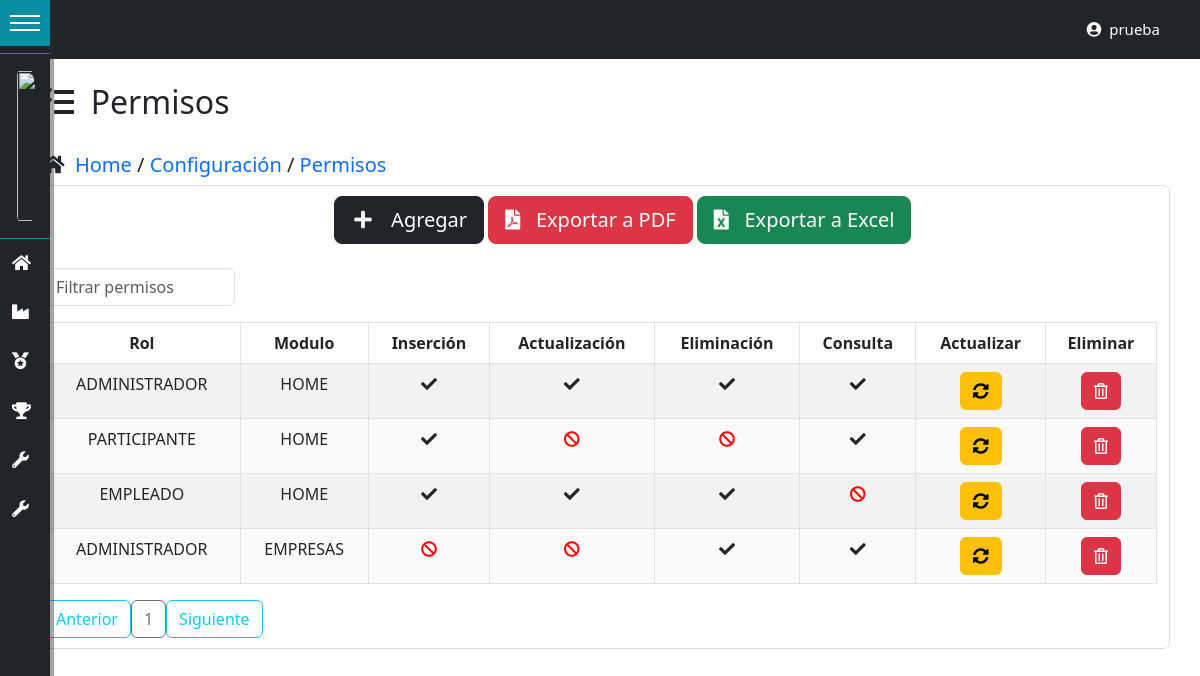
Page /permisos/ (signed in) on the committed database.
### tables this page shows
CREATE TABLE IF NOT EXISTS `permisos` (
  `id_rol` int(11) NOT NULL,
  `id_modulo` int(11) NOT NULL,
  `tipo_modulo` enum('Home','Empresas','Sorteos','Premios','Configuración','Administración') NOT NULL,
  `permiso_insercion` varchar(5) NOT NULL,
  `permiso_actualizacion` varchar(5) NOT NULL,
  `permiso_eliminacion` varchar(5) NOT NULL,
  `permiso_consulta` varchar(5) NOT NULL,
  `creado_por` varchar(50) NOT NULL,
  `fecha_creacion` datetime NOT NULL,
  `modificado_por` varchar(50) DEFAULT NULL,
  `fecha_modificacion` datetime DEFAULT NULL,
  KEY `Índice 1` (`id_rol`),
  KEY `Índice 2` (`id_modulo`)
);

CREATE TABLE IF NOT EXISTS `roles` (
  `id_rol` int(11) NOT NULL AUTO_INCREMENT,
  `rol` varchar(50) NOT NULL,
  `descripcion` varchar(200) NOT NULL,
  `creado_por` varchar(50) NOT NULL,
  `fecha_creacion` datetime NOT NULL,
  `modificado_por` varchar(50) DEFAULT NULL,
  `fecha_modificacion` datetime DEFAULT NULL,
  PRIMARY KEY (`id_rol`) USING BTREE
);

CREATE TABLE IF NOT EXISTS `modulos` (
  `id_modulo` int(11) NOT NULL AUTO_INCREMENT,
  `modulo` varchar(100) NOT NULL,
  `descripcion` varchar(100) NOT NULL,
  `tipo_modulo` enum('Home','Empresas','Sorteos','Premios','Configuracion','Administracion') NOT NULL,
  `creado_por` varchar(50) NOT NULL,
  `fecha_creacion` datetime NOT NULL,
  `modificado_por` varchar(50) DEFAULT NULL,
  `fecha_modificacion` datetime DEFAULT NULL,
  PRIMARY KEY (`id_modulo`)
);

### controladores/vistasControlador.php (called while the page is built, shortened)
<?php
	class vistasControlador extends vistasModelo{
		public function obtener_plantilla_controlador(){
			return require_once "./vistas/plantilla.php";
		}
	}

### index.php (called while the page is built, shortened)
<?php
	require_once "./controladores/vistasControlador.php";
	$plantilla = new vistasControlador();
	$plantilla->obtener_plantilla_controlador();

### config/conexion.php (called while the page is built, shortened)
<?php
class ConexionBD{
    protected $manejador = "mysql";
    private static $servidor = "localhost";
    private static $usuario = "root";
    private static $pass = "";
    protected $db_name = "dbsorteo";
    protected function getConexion(){
        try{
            $parametros=array(PDO::ATTR_PERSISTENT=>true,PDO::MYSQL_ATTR_INIT_COMMAND=>"SET NAMES utf8");
            $this->conexion=new PDO($this->manejador.":host=".self::$servidor.";dbname=".$this->db_name,self::$usuario,self::$pass,$parametros);
            return $this->conexion;
        }
        catch(PDOException $e){
            echo 'Error en la conexion a la BD :'.$e->getMessage();
        }
    }
}

### DatosTablas/obtenerDatosPermisos.php (called while the page is built, shortened)
<?php
require_once("./config/conexion.php");
class obtenerDatosPermisos extends ConexionBD{
    public function datosPermisos(){
        $sql="SELECT r.rol, m.modulo,p.tipo_modulo, p.permiso_insercion, p.permiso_actualizacion,
        p.permiso_eliminacion, p.permiso_consulta,p.id_rol,p.id_modulo FROM permisos p
        inner join roles r on r.id_rol=p.id_rol
        inner join modulos m on m.id_modulo=p.id_modulo";
        $resultado=$this->conexion->query($sql) or die ($sql);
        return $resultado;
    }
}

### vistas/contenidos/permisos-view.php (the view, shortened to what this page needs)
<?php
include("./DatosTablas/obtenerDatosPermisos.php");
?>
<br>
<div class="container">
    <h2><i class="fas fa-tasks"></i>&nbsp; Permisos</h2>
</div>
<br>
<div class="container">
    <h5><i class="fas fa-home"></i>&nbsp;
    <a href="<?php echo SERVERURL?>dashboard/"> Home </a>
    /
    <a href="<?php echo SERVERURL?>configuracion/"> Configuración </a>
    /
    <a href="<?php echo SERVERURL?>permisos/"> Permisos </a></h5>
</div>
<div class="container contenedor-tabla">
    <div class="container">
    <div class="row">
        <div class="col-3"></div>
        <div class="col-7">
            <div class="btn btn-dark btn-lg" data-bs-toggle="modal" data-bs-target="#ModalCrear"><i class="fas fa-plus fa-fw"></i> &nbsp; Agregar</div>
            <div class="btn btn-danger btn-lg" data-bs-toggle="modal" data-bs-target="#ModalCrear"><i class="fas fa-file-pdf"></i> &nbsp; Exportar a PDF</div>
            <div class="btn btn-success btn-lg" data-bs-toggle="modal" data-bs-target="#ModalCrear"><i class="fas fa-file-excel"></i> &nbsp; Exportar a Excel</div>
        </div>
        <div class="col-2"></div>
    </div>
    </div>
<div class="table-responsive">
    <br>
        <input type="text" id="searchBox" class="form-control" onkeyup="filterTable()" placeholder="Filtrar permisos">
    <table id="datos-usuario" class="table table-bordered table-striped text-center">
        <thead>
            <tr>
                <th>Rol</th>
                <th>Modulo</th>
                <th>Inserción</th>
                <th>Actualización</th>
                <th>Eliminación</th>
                <th>Consulta</th>
                <th>Actualizar</th>
                <th>Eliminar</th>
            </tr>
        </thead>
        <tbody class="body">
        <?php
                $datos=new obtenerDatosPermisos();
                $resultado=$datos->datosPermisos();
                foreach ($resultado as $fila){
            ?>
            <tr>
                <td><?php echo $fila['rol']; ?></td>
                <td><?php echo $fila['modulo']; ?></td>
                <?php
				if($fila['permiso_insercion']==1){
                ?>
                <td><i class="fas fa-check"></i></td>
                <?php
                    }else{
                ?>
                <td><i class="fas fa-ban" style="color: red;"></i></td>
                <?php
                    }
                ?>
                <?php
				if($fila['permiso_actualizacion']==1){
			?>
			<td><i class="fas fa-check"></i></td>
			<?php
				}else{
			?>
			<td><i class="fas fa-ban" style="color: red;"></i></td>
			<?php
				}
			?>
			<?php
				if($fila['permiso_eliminacion']==1){
			?>
			<td><i class="fas fa-check"></i></td>
			<?php
				}else{
			?>
			<td><i class="fas fa-ban" style="color: red;"></i></td>
			<?php
				}
			?>
			<?php
				if($fila['permiso_consulta']==1){
			?>
			<td><i class="fas fa-check"></i></td>
			<?php
				}else{
			?>
			<td><i class="fas fa-ban" style="color: red;"></i></td>
			<?php
				}
			?>
                <td>
				<button class="btn btn-warning" data-bs-toggle="modal" data-bs-target="#ModalAct<?php echo $fila['id_rol'];?><?php echo $fila['id_modulo'];?>">
					<i class="fas fa-sync-alt"></i>
                </button>
			    </td>
                <td>
					<form class="FormularioAjax" action="<?php echo SERVERURL; ?>ajax/permisoAjax.php" method="POST" data-form="delete" autocomplete="off">
					<button type="submit" class="btn btn-danger">
						<i class="far fa-trash-alt"></i>
					</button>
					</form>
				</td>
                </tr>
            <?php
                    }
            ?>
        </tbody>
    </table>
</div>
<div id="paginador" class=""></div>
</div>
<br>
<br>

### vistas/css/Estilo-Form.css (style rules this page uses)
.contenedor-tabla { border: 1px solid #dddcdc; -moz-border-radius: 7px; -webkit-border-radius: 7px; padding: 10px; }
#searchBox { width:12rem; }
#datos-usuario { width: 100%; border-collapse: collapse; background-color:white; }
.contenedor-tabla { background-color:white; }
#datos-usuario th, td { padding: 8px; text-align: center; border-bottom: 1px solid rgb(226, 226, 226); }
#datos-usuario tr:nth-child(even) { background-color: #fafafa; }
.container h5 a { text-decoration: none; }

### vistas/css/estilos-vistas.css (style rules this page uses)
:root { --width:17rem; --pading:12px; --bgcoolor:rgb(33, 37, 41); --hovercolor:#088fa3; --width-collapsed:50px; }
body { font-size:18px; padding:0; margin: 0; margin-left:var(--width-collapsed); }

### rows in the picture
permisos: id_rol.rol "ADMINISTRADOR", id_modulo.modulo "HOME", permiso_insercion "1" (drawn), permiso_actualizacion "1" (drawn), permiso_eliminacion "1" (drawn), permiso_consulta "1" (drawn)
permisos: id_rol.rol "PARTICIPANTE", id_modulo.modulo "HOME", permiso_insercion "1" (drawn), permiso_actualizacion "0" (drawn), permiso_eliminacion "0" (drawn), permiso_consulta "1" (drawn)
permisos: id_rol.rol "EMPLEADO", id_modulo.modulo "HOME", permiso_insercion "1" (drawn), permiso_actualizacion "1" (drawn), permiso_eliminacion "1" (drawn), permiso_consulta "0" (drawn)
permisos: id_rol.rol "ADMINISTRADOR", id_modulo.modulo "EMPRESAS", permiso_insercion "0" (drawn), permiso_actualizacion "0" (drawn), permiso_eliminacion "1" (drawn), permiso_consulta "1" (drawn)

### other values in the picture
$_SESSION['usuario_login'] "prueba"
